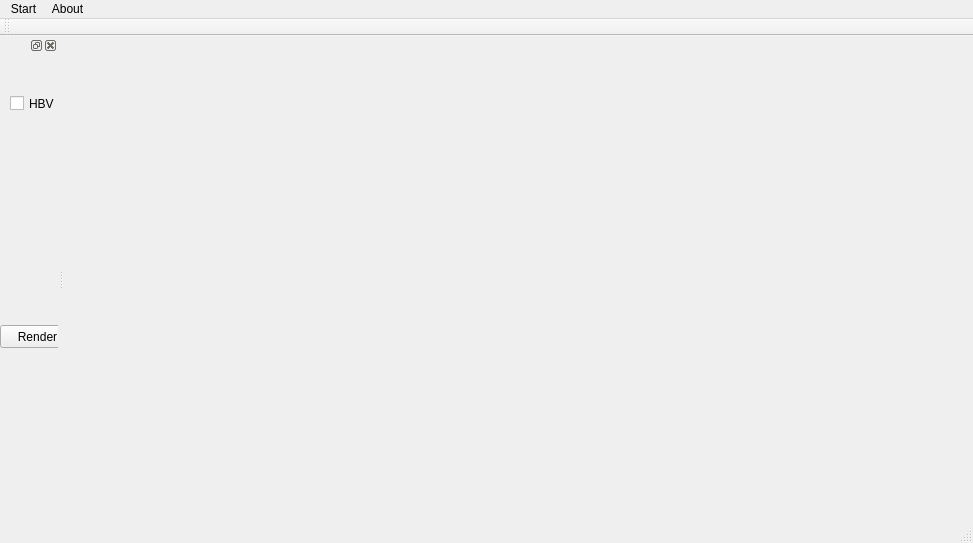
<?xml version="1.0" encoding="UTF-8"?>
<ui version="4.0">
 <class>MainWindowClass</class>
 <widget class="QMainWindow" name="MainWindowClass">
  <property name="windowModality">
   <enum>Qt::NonModal</enum>
  </property>
  <property name="geometry">
   <rect>
    <x>0</x>
    <y>0</y>
    <width>973</width>
    <height>543</height>
   </rect>
  </property>
  <property name="windowTitle">
   <string>Ray Tracing</string>
  </property>
  <widget class="QWidget" name="centralWidget">
   <widget class="QLabel" name="pixmapLabel">
    <property name="geometry">
     <rect>
      <x>100</x>
      <y>40</y>
      <width>500</width>
      <height>400</height>
     </rect>
    </property>
    <property name="text">
     <string/>
    </property>
   </widget>
  </widget>
  <widget class="QMenuBar" name="menuBar">
   <property name="geometry">
    <rect>
     <x>0</x>
     <y>0</y>
     <width>973</width>
     <height>22</height>
    </rect>
   </property>
   <widget class="QMenu" name="menuStart">
    <property name="title">
     <string>Start</string>
    </property>
    <addaction name="actionLoad_Scene"/>
    <addaction name="separator"/>
    <addaction name="actionExit"/>
   </widget>
   <widget class="QMenu" name="menuHelp">
    <property name="title">
     <string>About</string>
    </property>
    <addaction name="actionAbout"/>
   </widget>
   <addaction name="menuStart"/>
   <addaction name="menuHelp"/>
  </widget>
  <widget class="QStatusBar" name="statusBar"/>
  <widget class="QToolBar" name="mainToolBar">
   <property name="enabled">
    <bool>true</bool>
   </property>
   <attribute name="toolBarArea">
    <enum>TopToolBarArea</enum>
   </attribute>
   <attribute name="toolBarBreak">
    <bool>false</bool>
   </attribute>
  </widget>
  <widget class="QDockWidget" name="dockWidget">
   <attribute name="dockWidgetArea">
    <number>1</number>
   </attribute>
   <widget class="QWidget" name="dockWidgetContents">
    <widget class="QCheckBox" name="checkBox">
     <property name="geometry">
      <rect>
       <x>10</x>
       <y>40</y>
       <width>70</width>
       <height>17</height>
      </rect>
     </property>
     <property name="text">
      <string>HBV</string>
     </property>
    </widget>
    <widget class="QPushButton" name="pushButton">
     <property name="geometry">
      <rect>
       <x>0</x>
       <y>270</y>
       <width>75</width>
       <height>23</height>
      </rect>
     </property>
     <property name="cursor">
      <cursorShape>PointingHandCursor</cursorShape>
     </property>
     <property name="text">
      <string>Render</string>
     </property>
     <property name="shortcut">
      <string>Ctrl+R</string>
     </property>
    </widget>
   </widget>
  </widget>
  <action name="actionLoad_Scene">
   <property name="text">
    <string>Load Scene</string>
   </property>
   <property name="shortcut">
    <string>Ctrl+L</string>
   </property>
  </action>
  <action name="actionAbout">
   <property name="text">
    <string>About</string>
   </property>
  </action>
  <action name="actionExit">
   <property name="text">
    <string>Exit</string>
   </property>
   <property name="shortcut">
    <string>Ctrl+W</string>
   </property>
  </action>
 </widget>
 <layoutdefault spacing="6" margin="11"/>
 <resources>
  <include location="mainwindow.qrc"/>
 </resources>
 <connections>
  <connection>
   <sender>actionAbout</sender>
   <signal>triggered()</signal>
   <receiver>MainWindowClass</receiver>
   <slot>about()</slot>
   <hints>
    <hint type="sourcelabel">
     <x>-1</x>
     <y>-1</y>
    </hint>
    <hint type="destinationlabel">
     <x>299</x>
     <y>199</y>
    </hint>
   </hints>
  </connection>
  <connection>
   <sender>actionLoad_Scene</sender>
   <signal>triggered()</signal>
   <receiver>MainWindowClass</receiver>
   <slot>load_scene()</slot>
   <hints>
    <hint type="sourcelabel">
     <x>-1</x>
     <y>-1</y>
    </hint>
    <hint type="destinationlabel">
     <x>299</x>
     <y>199</y>
    </hint>
   </hints>
  </connection>
  <connection>
   <sender>actionExit</sender>
   <signal>triggered()</signal>
   <receiver>MainWindowClass</receiver>
   <slot>close()</slot>
   <hints>
    <hint type="sourcelabel">
     <x>-1</x>
     <y>-1</y>
    </hint>
    <hint type="destinationlabel">
     <x>299</x>
     <y>199</y>
    </hint>
   </hints>
  </connection>
  <connection>
   <sender>pushButton</sender>
   <signal>clicked()</signal>
   <receiver>MainWindowClass</receiver>
   <slot>render()</slot>
   <hints>
    <hint type="sourcelabel">
     <x>37</x>
     <y>336</y>
    </hint>
    <hint type="destinationlabel">
     <x>486</x>
     <y>271</y>
    </hint>
   </hints>
  </connection>
 </connections>
 <slots>
  <slot>about()</slot>
  <slot>load_scene()</slot>
  <slot>render()</slot>
 </slots>
</ui>
